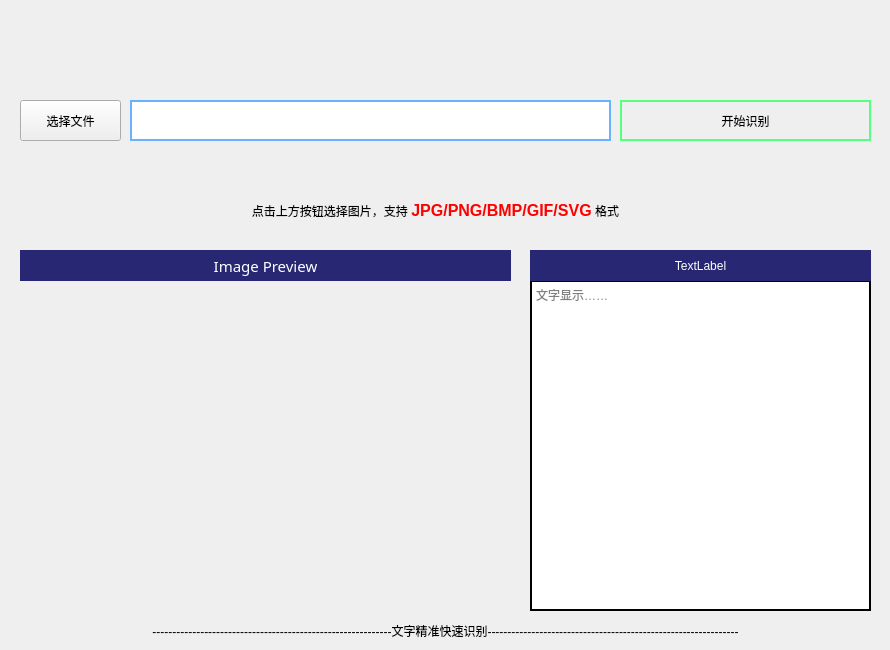
    <widget class="QWidget" name="page3">
     <property name="styleSheet">
      <string notr="true"/>
     </property>
     <widget class="QLineEdit" name="lineEdit">
      <property name="geometry">
       <rect>
        <x>130</x>
        <y>100</y>
        <width>481</width>
        <height>41</height>
       </rect>
      </property>
      <property name="styleSheet">
       <string notr="true">border: 2px solid rgb(105, 178, 255)</string>
      </property>
     </widget>
     <widget class="QLabel" name="label_14">
      <property name="geometry">
       <rect>
        <x>20</x>
        <y>280</y>
        <width>491</width>
        <height>331</height>
       </rect>
      </property>
      <property name="sizePolicy">
       <sizepolicy hsizetype="Preferred" vsizetype="Preferred">
        <horstretch>0</horstretch>
        <verstretch>0</verstretch>
       </sizepolicy>
      </property>
      <property name="maximumSize">
       <size>
        <width>6000</width>
        <height>7000</height>
       </size>
      </property>
      <property name="text">
       <string/>
      </property>
      <property name="pixmap">
       <pixmap>C:/Users/29549/Pictures/ocr.jpeg</pixmap>
      </property>
      <property name="scaledContents">
       <bool>true</bool>
      </property>
      <property name="buddy">
       <cstring>label_14</cstring>
      </property>
     </widget>
     <widget class="QTextEdit" name="textEdit">
      <property name="geometry">
       <rect>
        <x>530</x>
        <y>280</y>
        <width>341</width>
        <height>331</height>
       </rect>
      </property>
      <property name="styleSheet">
       <string notr="true">border: 2px solid black
</string>
      </property>
      <property name="placeholderText">
       <string>文字显示……</string>
      </property>
     </widget>
     <widget class="QToolButton" name="toolButton_9">
      <property name="geometry">
       <rect>
        <x>20</x>
        <y>100</y>
        <width>101</width>
        <height>41</height>
       </rect>
      </property>
      <property name="text">
       <string>选择文件</string>
      </property>
     </widget>
     <widget class="QToolButton" name="toolButton_10">
      <property name="geometry">
       <rect>
        <x>620</x>
        <y>100</y>
        <width>251</width>
        <height>41</height>
       </rect>
      </property>
      <property name="styleSheet">
       <string notr="true">border: 2px solid rgb(85, 255, 127);
font: 18pt &quot;Agency FB&quot;;</string>
      </property>
      <property name="text">
       <string>开始识别</string>
      </property>
     </widget>
     <widget class="QLabel" name="label_15">
      <property name="geometry">
       <rect>
        <x>20</x>
        <y>250</y>
        <width>491</width>
        <height>31</height>
       </rect>
      </property>
      <property name="font">
       <font>
        <family>微软雅黑</family>
        <pointsize>11</pointsize>
        <weight>9</weight>
        <italic>false</italic>
        <bold>false</bold>
       </font>
      </property>
      <property name="styleSheet">
       <string notr="true">border: 0px solid black;
background:rgb(39, 39, 116);
font: 75 11pt &quot;微软雅黑&quot;;
color: rgb(255, 255, 255)</string>
      </property>
      <property name="text">
       <string>Image Preview</string>
      </property>
      <property name="alignment">
       <set>Qt::AlignCenter</set>
      </property>
     </widget>
     <widget class="QLabel" name="label_35">
      <property name="geometry">
       <rect>
        <x>530</x>
        <y>250</y>
        <width>341</width>
        <height>31</height>
       </rect>
      </property>
      <property name="styleSheet">
       <string notr="true">border: 0px solid black;
background:rgb(39, 39, 116);
font: 75 11pt &quot;微软雅黑&quot;;
color: rgb(255, 255, 255)</string>
      </property>
      <property name="text">
       <string>TextLabel</string>
      </property>
      <property name="alignment">
       <set>Qt::AlignCenter</set>
      </property>
     </widget>
     <widget class="QLabel" name="label_36">
      <property name="geometry">
       <rect>
        <x>10</x>
        <y>620</y>
        <width>871</width>
        <height>21</height>
       </rect>
      </property>
      <property name="styleSheet">
       <string notr="true">border: 0px solid black;</string>
      </property>
      <property name="text">
       <string>------------------------------------------------------------文字精准快速识别---------------------------------------------------------------</string>
      </property>
      <property name="alignment">
       <set>Qt::AlignCenter</set>
      </property>
     </widget>
     <widget class="QLabel" name="label_37">
      <property name="geometry">
       <rect>
        <x>240</x>
        <y>200</y>
        <width>391</width>
        <height>21</height>
       </rect>
      </property>
      <property name="styleSheet">
       <string notr="true">border: 0px solid black;</string>
      </property>
      <property name="text">
       <string>&lt;html&gt;&lt;head/&gt;&lt;body&gt;&lt;p&gt;点击上方按钮选择图片，支持 &lt;span style=&quot; font-size:12pt; font-weight:600; color:#ff0000;&quot;&gt;JPG/PNG/BMP/GIF/SVG&lt;/span&gt; 格式&lt;/p&gt;&lt;/body&gt;&lt;/html&gt;</string>
      </property>
      <property name="alignment">
       <set>Qt::AlignCenter</set>
      </property>
     </widget>
    </widget>
